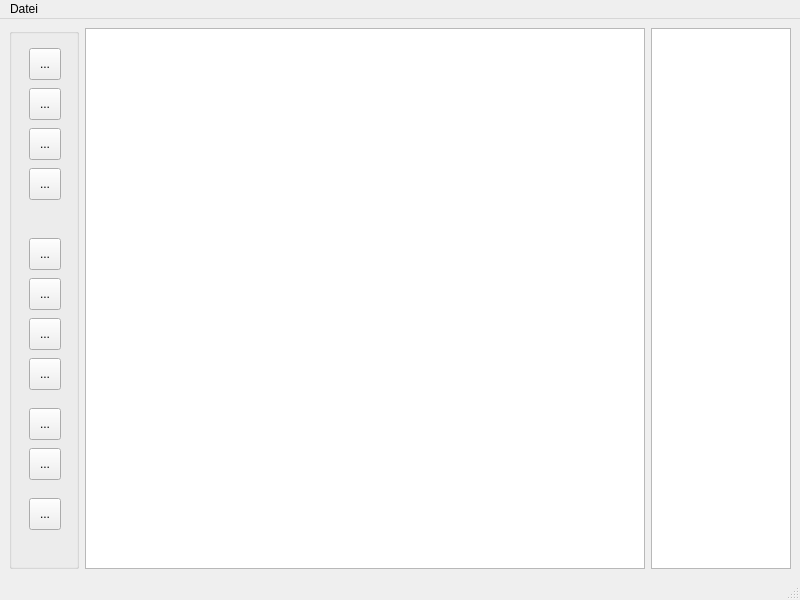
<?xml version="1.0" encoding="UTF-8"?>
<ui version="4.0">
 <class>MainWindow</class>
 <widget class="QMainWindow" name="MainWindow">
  <property name="geometry">
   <rect>
    <x>0</x>
    <y>0</y>
    <width>800</width>
    <height>600</height>
   </rect>
  </property>
  <property name="windowTitle">
   <string>SIR - Simple Image Ruler</string>
  </property>
  <widget class="QWidget" name="centralwidget">
   <layout class="QHBoxLayout" name="horizontalLayout">
    <item>
     <widget class="QGroupBox" name="groupBox">
      <property name="sizePolicy">
       <sizepolicy hsizetype="Fixed" vsizetype="Preferred">
        <horstretch>0</horstretch>
        <verstretch>0</verstretch>
       </sizepolicy>
      </property>
      <property name="minimumSize">
       <size>
        <width>70</width>
        <height>0</height>
       </size>
      </property>
      <property name="title">
       <string/>
      </property>
      <widget class="QToolButton" name="toolButtonCal">
       <property name="geometry">
        <rect>
         <x>20</x>
         <y>20</y>
         <width>32</width>
         <height>32</height>
        </rect>
       </property>
       <property name="toolTip">
        <string>Kalibrierung</string>
       </property>
       <property name="text">
        <string>...</string>
       </property>
       <property name="icon">
        <iconset>
         <normaloff>icons/cal.png</normaloff>icons/cal.png</iconset>
       </property>
       <property name="iconSize">
        <size>
         <width>32</width>
         <height>32</height>
        </size>
       </property>
      </widget>
      <widget class="QToolButton" name="toolButtonLine">
       <property name="geometry">
        <rect>
         <x>20</x>
         <y>100</y>
         <width>32</width>
         <height>32</height>
        </rect>
       </property>
       <property name="toolTip">
        <string>Linie</string>
       </property>
       <property name="text">
        <string>...</string>
       </property>
       <property name="icon">
        <iconset>
         <normaloff>icons/line.png</normaloff>icons/line.png</iconset>
       </property>
       <property name="iconSize">
        <size>
         <width>32</width>
         <height>32</height>
        </size>
       </property>
      </widget>
      <widget class="QToolButton" name="toolButtonPath">
       <property name="geometry">
        <rect>
         <x>20</x>
         <y>140</y>
         <width>32</width>
         <height>32</height>
        </rect>
       </property>
       <property name="toolTip">
        <string>Pfad</string>
       </property>
       <property name="text">
        <string>...</string>
       </property>
       <property name="icon">
        <iconset>
         <normaloff>icons/path.png</normaloff>icons/path.png</iconset>
       </property>
       <property name="iconSize">
        <size>
         <width>32</width>
         <height>32</height>
        </size>
       </property>
      </widget>
      <widget class="QToolButton" name="toolButtonClear">
       <property name="geometry">
        <rect>
         <x>20</x>
         <y>470</y>
         <width>32</width>
         <height>32</height>
        </rect>
       </property>
       <property name="toolTip">
        <string>Löschen</string>
       </property>
       <property name="text">
        <string>...</string>
       </property>
       <property name="icon">
        <iconset>
         <normaloff>icons/delete.png</normaloff>icons/delete.png</iconset>
       </property>
      </widget>
      <widget class="QToolButton" name="toolButtonNeutral">
       <property name="geometry">
        <rect>
         <x>20</x>
         <y>60</y>
         <width>32</width>
         <height>32</height>
        </rect>
       </property>
       <property name="toolTip">
        <string>Neutral</string>
       </property>
       <property name="text">
        <string>...</string>
       </property>
       <property name="icon">
        <iconset>
         <normaloff>icons/neutral.png</normaloff>icons/neutral.png</iconset>
       </property>
       <property name="iconSize">
        <size>
         <width>32</width>
         <height>32</height>
        </size>
       </property>
      </widget>
      <widget class="QToolButton" name="toolButtonBlack">
       <property name="geometry">
        <rect>
         <x>20</x>
         <y>210</y>
         <width>32</width>
         <height>32</height>
        </rect>
       </property>
       <property name="text">
        <string>...</string>
       </property>
       <property name="icon">
        <iconset>
         <normaloff>icons/black.png</normaloff>icons/black.png</iconset>
       </property>
      </widget>
      <widget class="QToolButton" name="toolButtonWhite">
       <property name="geometry">
        <rect>
         <x>20</x>
         <y>250</y>
         <width>32</width>
         <height>32</height>
        </rect>
       </property>
       <property name="text">
        <string>...</string>
       </property>
       <property name="icon">
        <iconset>
         <normaloff>icons/white.png</normaloff>icons/white.png</iconset>
       </property>
      </widget>
      <widget class="QToolButton" name="toolButtonYellow">
       <property name="geometry">
        <rect>
         <x>20</x>
         <y>290</y>
         <width>32</width>
         <height>32</height>
        </rect>
       </property>
       <property name="text">
        <string>...</string>
       </property>
       <property name="icon">
        <iconset>
         <normaloff>icons/yellow.png</normaloff>icons/yellow.png</iconset>
       </property>
      </widget>
      <widget class="QToolButton" name="toolButtonRed">
       <property name="geometry">
        <rect>
         <x>20</x>
         <y>330</y>
         <width>32</width>
         <height>32</height>
        </rect>
       </property>
       <property name="toolTip">
        <string/>
       </property>
       <property name="text">
        <string>...</string>
       </property>
       <property name="icon">
        <iconset>
         <normaloff>icons/red.png</normaloff>icons/red.png</iconset>
       </property>
      </widget>
      <widget class="QToolButton" name="toolButtonZoomIn">
       <property name="geometry">
        <rect>
         <x>20</x>
         <y>380</y>
         <width>32</width>
         <height>32</height>
        </rect>
       </property>
       <property name="toolTip">
        <string>größer</string>
       </property>
       <property name="text">
        <string>...</string>
       </property>
       <property name="icon">
        <iconset>
         <normaloff>icons/zoomin.png</normaloff>icons/zoomin.png</iconset>
       </property>
      </widget>
      <widget class="QToolButton" name="toolButtonZoomOut">
       <property name="geometry">
        <rect>
         <x>20</x>
         <y>420</y>
         <width>32</width>
         <height>32</height>
        </rect>
       </property>
       <property name="toolTip">
        <string>kleiner</string>
       </property>
       <property name="text">
        <string>...</string>
       </property>
       <property name="icon">
        <iconset>
         <normaloff>icons/zoomout.png</normaloff>icons/zoomout.png</iconset>
       </property>
      </widget>
     </widget>
    </item>
    <item>
     <widget class="QGraphicsView" name="graphicsView"/>
    </item>
    <item>
     <widget class="QTextEdit" name="textEdit">
      <property name="sizePolicy">
       <sizepolicy hsizetype="Fixed" vsizetype="Expanding">
        <horstretch>0</horstretch>
        <verstretch>0</verstretch>
       </sizepolicy>
      </property>
      <property name="maximumSize">
       <size>
        <width>140</width>
        <height>16777215</height>
       </size>
      </property>
     </widget>
    </item>
   </layout>
  </widget>
  <widget class="QMenuBar" name="menubar">
   <property name="geometry">
    <rect>
     <x>0</x>
     <y>0</y>
     <width>800</width>
     <height>29</height>
    </rect>
   </property>
   <widget class="QMenu" name="menuDatei">
    <property name="title">
     <string>Datei</string>
    </property>
    <addaction name="actionOpen"/>
   </widget>
   <addaction name="menuDatei"/>
  </widget>
  <widget class="QStatusBar" name="statusbar"/>
  <action name="actionOpen">
   <property name="text">
    <string>Öffnen...</string>
   </property>
  </action>
  <action name="actionBeenden">
   <property name="text">
    <string>Beenden</string>
   </property>
  </action>
 </widget>
 <resources/>
 <connections/>
</ui>
